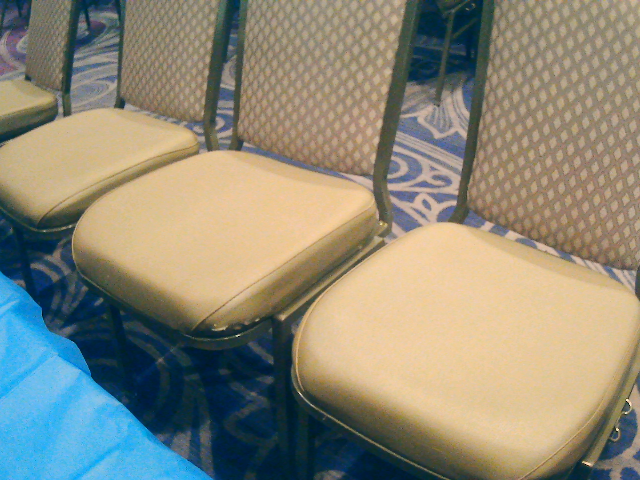
#> input picture computerVision/app/cameraTester.png, 640 x 480 px, found by its file name
$ python seatDetection.py
#> lines starting #> are read from the running program, lines starting #| are printed output that depends on the picture; after the words box and inside, x2 and y2 are one past the last pixel; in counts of white or black regions, pixels touching at a corner belong together
import cv2
import numpy as np

def get_user_marker_coordinate(image_path):
    # Load the image
#> called with image_path = 'cameraTester.png'
    image = cv2.imread(image_path)
#> image is the input picture: shape (480, 640, 3); mean B, G, R 121.3, 137.4, 140.2

    # Show the image
    cv2.imshow('Image', image)

    markers = []

    def mouse_callback(event, x, y, flags, params):
        # Check if the left mouse button is pressed
        if event == cv2.EVENT_LBUTTONDOWN:
            # Draw a dot where the user clicked
            cv2.circle(image, (x, y), 5, (0, 0, 255), -1)
            # Add the coordinates to the list
            markers.append((x, y))

    # Set the callback function for any mouse event
    cv2.setMouseCallback('Image', mouse_callback)

    # Wait for the user to press 'q' to exit
    cv2.waitKey(0)

    # Close all windows
    cv2.destroyAllWindows()

    return markers

def watershed_segmentation(image_path, user_markers):
    # Read the image
#> called with image_path = 'cameraTester.png'
    image = cv2.imread(image_path)

    # Convert the image to grayscale
    gray = cv2.cvtColor(image, cv2.COLOR_BGR2GRAY)
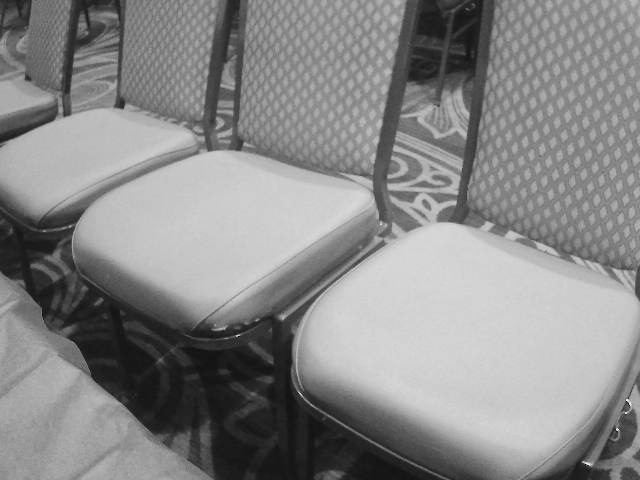
#> gray: shape (480, 640); min 0, max 242, mean 136.4

    # Blur the image to reduce noise
    blurred = cv2.medianBlur(gray, 5)

    # Apply adaptive thresholding to create a binary image
    _, thresh = cv2.threshold(blurred, 0, 255, cv2.THRESH_BINARY + cv2.THRESH_OTSU)
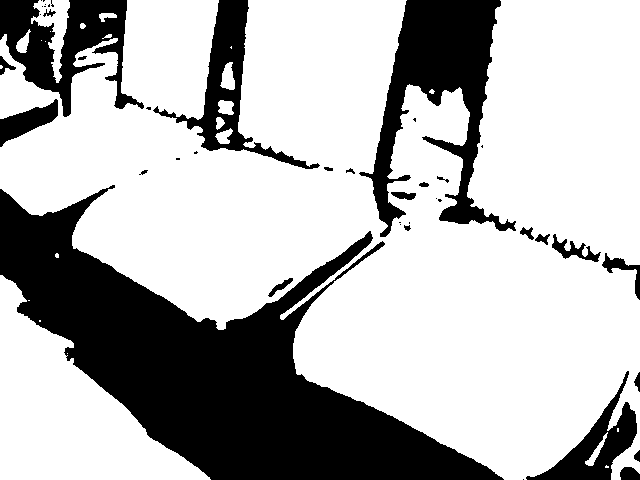
#> thresh: shape (480, 640); 71.2% white; 43 black regions (19 under 20 px), largest, box (x1, y1, x2, y2) and area: (0, 185, 504, 480) 55133, (359, 0, 516, 237) 13898, (0, 0, 144, 117) 7359

    # Display the binary image
    cv2.imshow("Binary Image", thresh)

    # Create a marker image with the user-selected points
    markers = np.zeros_like(gray, dtype=np.int32)
    for marker in user_markers:
        markers[marker[1], marker[0]] = 1  # Set the marker at user-selected points

    # Apply the Watershed algorithm
    cv2.watershed(image, markers)

    # Create a mask based on the markers
    mask = np.zeros_like(image, dtype=np.uint8)
    mask[markers == -1] = [0, 0, 255]  # Mark watershed boundaries in red

    # Display the result
    cv2.imshow("Segmentation Result", cv2.addWeighted(image, 0.7, mask, 0.3, 0))
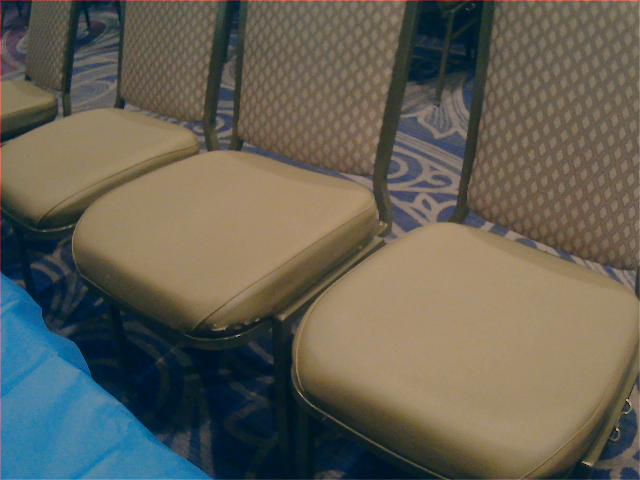
#> window 'Segmentation Result': shape (480, 640, 3); mean B, G, R 84.9, 96.2, 98.7
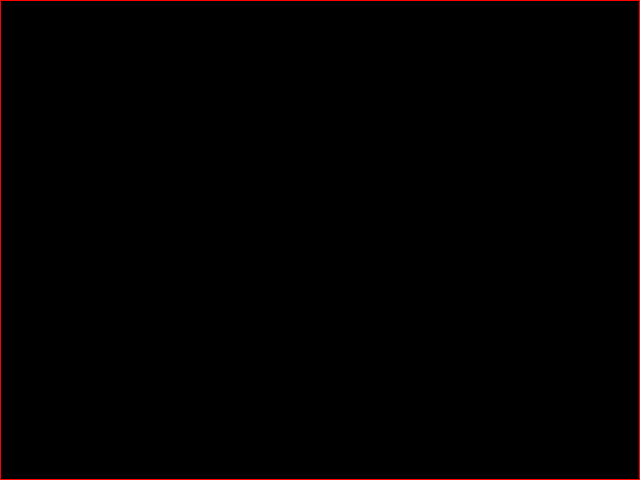
#> mask: shape (480, 640, 3); mean B, G, R 0, 0, 1.9

    cv2.waitKey(0)
    cv2.destroyAllWindows()

if __name__ == "__main__":
    image_path = "cameraTester.png"  # Replace with the path to your image
    user_markers = get_user_marker_coordinate(image_path)
    watershed_segmentation(image_path, user_markers)
